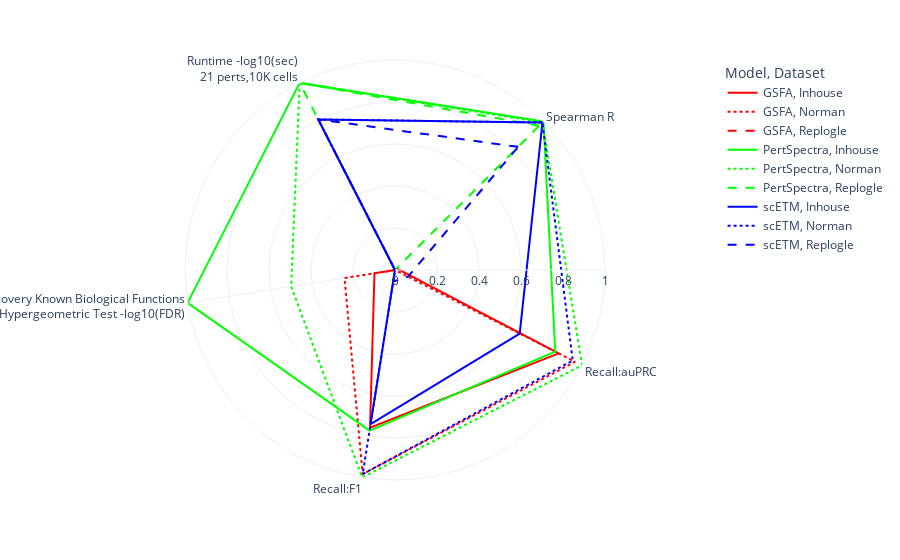

Notebook cell for this chart:
### Code cell
df = all_perf_melted
fig = px.line_polar(
    df,
    r="value",
    theta="Metric",
    color="Model",
    line_dash="Dataset",
    line_close=True,
    color_discrete_sequence=["#ff0000", "#00ff00", "#0000ff"],
    direction="counterclockwise",
    start_angle=45,
    template="plotly_white",
)
fig.show()

### Figure 1 — Plotly figure (JSON) as saved in the notebook; plotly's stock layout.template omitted (floating-point values rounded to 4 significant figures)
{"data": [{"hovertemplate": "Model=GSFA<br>Dataset=Inhouse<br>value=%{r}<br>Metric=%{theta}<extra></extra>", "legendgroup": "GSFA, Inhouse", "line": {"color": "#ff0000", "dash": "solid"}, "marker": {"symbol": "circle"}, "mode": "lines", "name": "GSFA, Inhouse", "r": [0.01113, 0, 0.09904, 0.7602, 0.8749, 0.01113], "showlegend": true, "subplot": "polar", "theta": ["Spearman R", "Runtime -log10(sec)<br>21 perts,10K cells", "Recovery Known Biological Functions<br>Hypergeometric Test -log10(FDR)", "Recall:F1", "Recall:auPRC", "Spearman R"], "type": "scatterpolar"}, {"hovertemplate": "Model=GSFA<br>Dataset=Norman<br>value=%{r}<br>Metric=%{theta}<extra></extra>", "legendgroup": "GSFA, Norman", "line": {"color": "#ff0000", "dash": "dot"}, "marker": {"symbol": "circle"}, "mode": "lines", "name": "GSFA, Norman", "r": [0, 0, 0.2433, 0.9843, 0.9623, 0], "showlegend": true, "subplot": "polar", "theta": ["Spearman R", "Runtime -log10(sec)<br>21 perts,10K cells", "Recovery Known Biological Functions<br>Hypergeometric Test -log10(FDR)", "Recall:F1", "Recall:auPRC", "Spearman R"], "type": "scatterpolar"}, {"hovertemplate": "Model=GSFA<br>Dataset=Replogle<br>value=%{r}<br>Metric=%{theta}<extra></extra>", "legendgroup": "GSFA, Replogle", "line": {"color": "#ff0000", "dash": "dash"}, "marker": {"symbol": "circle"}, "mode": "lines", "name": "GSFA, Replogle", "r": [0, 0, 0, 0, 0, 0], "showlegend": true, "subplot": "polar", "theta": ["Spearman R", "Runtime -log10(sec)<br>21 perts,10K cells", "Recovery Known Biological Functions<br>Hypergeometric Test -log10(FDR)", "Recall:F1", "Recall:auPRC", "Spearman R"], "type": "scatterpolar"}, {"hovertemplate": "Model=PertSpectra<br>Dataset=Inhouse<br>value=%{r}<br>Metric=%{theta}<extra></extra>", "legendgroup": "PertSpectra, Inhouse", "line": {"color": "#00ff00", "dash": "solid"}, "marker": {"symbol": "circle"}, "mode": "lines", "name": "PertSpectra, Inhouse", "r": [1, 1, 1, 0.7746, 0.8564, 1], "showlegend": true, "subplot": "polar", "theta": ["Spearman R", "Runtime -log10(sec)<br>21 perts,10K cells", "Recovery Known Biological Functions<br>Hypergeometric Test -log10(FDR)", "Recall:F1", "Recall:auPRC", "Spearman R"], "type": "scatterpolar"}, {"hovertemplate": "Model=PertSpectra<br>Dataset=Norman<br>value=%{r}<br>Metric=%{theta}<extra></extra>", "legendgroup": "PertSpectra, Norman", "line": {"color": "#00ff00", "dash": "dot"}, "marker": {"symbol": "circle"}, "mode": "lines", "name": "PertSpectra, Norman", "r": [0.9935, 1, 0.5005, 1, 1, 0.9935], "showlegend": true, "subplot": "polar", "theta": ["Spearman R", "Runtime -log10(sec)<br>21 perts,10K cells", "Recovery Known Biological Functions<br>Hypergeometric Test -log10(FDR)", "Recall:F1", "Recall:auPRC", "Spearman R"], "type": "scatterpolar"}, {"hovertemplate": "Model=PertSpectra<br>Dataset=Replogle<br>value=%{r}<br>Metric=%{theta}<extra></extra>", "legendgroup": "PertSpectra, Replogle", "line": {"color": "#00ff00", "dash": "dash"}, "marker": {"symbol": "circle"}, "mode": "lines", "name": "PertSpectra, Replogle", "r": [0.9714, 1, 0, 0, 0, 0.9714], "showlegend": true, "subplot": "polar", "theta": ["Spearman R", "Runtime -log10(sec)<br>21 perts,10K cells", "Recovery Known Biological Functions<br>Hypergeometric Test -log10(FDR)", "Recall:F1", "Recall:auPRC", "Spearman R"], "type": "scatterpolar"}, {"hovertemplate": "Model=scETM<br>Dataset=Inhouse<br>value=%{r}<br>Metric=%{theta}<extra></extra>", "legendgroup": "scETM, Inhouse", "line": {"color": "#0000ff", "dash": "solid"}, "marker": {"symbol": "circle"}, "mode": "lines", "name": "scETM, Inhouse", "r": [0.9929, 0.8049, 0, 0.7432, 0.6665, 0.9929], "showlegend": true, "subplot": "polar", "theta": ["Spearman R", "Runtime -log10(sec)<br>21 perts,10K cells", "Recovery Known Biological Functions<br>Hypergeometric Test -log10(FDR)", "Recall:F1", "Recall:auPRC", "Spearman R"], "type": "scatterpolar"}, {"hovertemplate": "Model=scETM<br>Dataset=Norman<br>value=%{r}<br>Metric=%{theta}<extra></extra>", "legendgroup": "scETM, Norman", "line": {"color": "#0000ff", "dash": "dot"}, "marker": {"symbol": "circle"}, "mode": "lines", "name": "scETM, Norman", "r": [0.9925, 0.8049, 0, 0.9843, 0.9498, 0.9925], "showlegend": true, "subplot": "polar", "theta": ["Spearman R", "Runtime -log10(sec)<br>21 perts,10K cells", "Recovery Known Biological Functions<br>Hypergeometric Test -log10(FDR)", "Recall:F1", "Recall:auPRC", "Spearman R"], "type": "scatterpolar"}, {"hovertemplate": "Model=scETM<br>Dataset=Replogle<br>value=%{r}<br>Metric=%{theta}<extra></extra>", "legendgroup": "scETM, Replogle", "line": {"color": "#0000ff", "dash": "dash"}, "marker": {"symbol": "circle"}, "mode": "lines", "name": "scETM, Replogle", "r": [0.8293, 0.8049, 0, 0.05554, 0.06955, 0.8293], "showlegend": true, "subplot": "polar", "theta": ["Spearman R", "Runtime -log10(sec)<br>21 perts,10K cells", "Recovery Known Biological Functions<br>Hypergeometric Test -log10(FDR)", "Recall:F1", "Recall:auPRC", "Spearman R"], "type": "scatterpolar"}], "layout": {"legend": {"title": {"text": "Model, Dataset"}, "tracegroupgap": 0}, "margin": {"t": 60}, "polar": {"angularaxis": {"direction": "counterclockwise", "rotation": 45}, "domain": {"x": [0, 1], "y": [0, 1]}}}}
